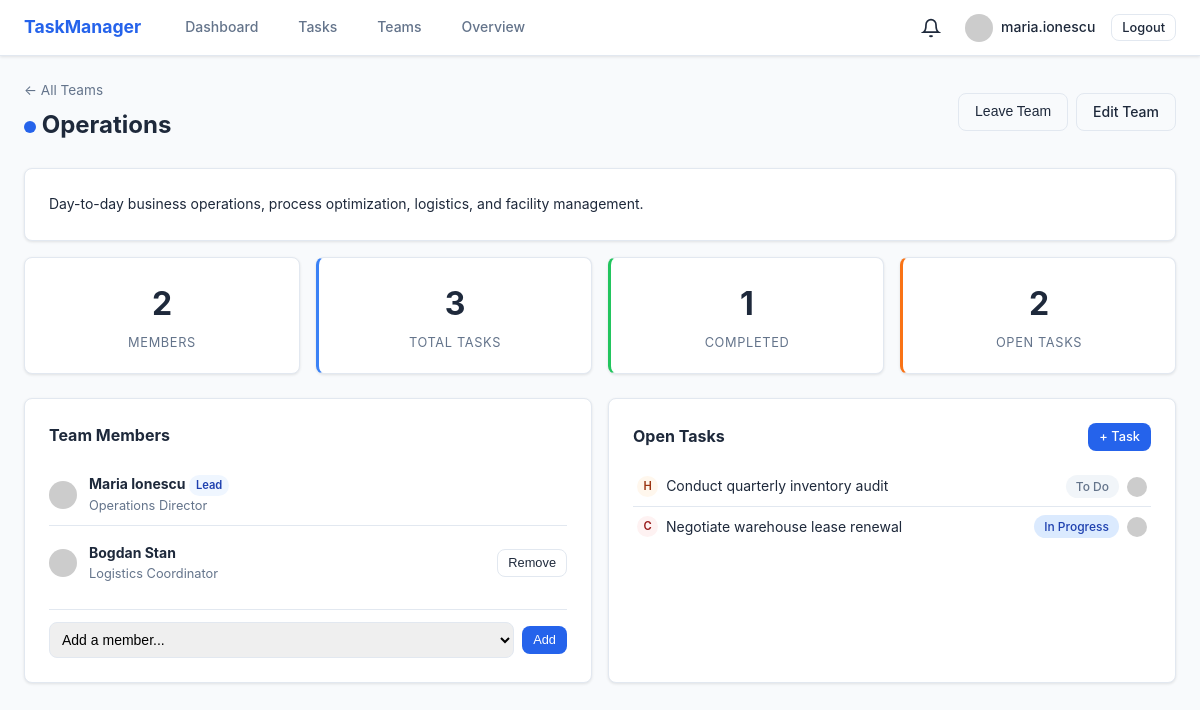
Page /teams/1 (signed in) on the committed database.
### models/user.py (models this page shows, shortened)
class User(UserMixin, db.Model):
    __tablename__ = 'users'
    id = db.Column(db.Integer, primary_key=True)
    username = db.Column(db.String(64), unique=True, nullable=False, index=True)
    email = db.Column(db.String(120), unique=True, nullable=False, index=True)
    password_hash = db.Column(db.String(128), nullable=False)
    full_name = db.Column(db.String(120), default='')
    job_title = db.Column(db.String(120), default='')
    department = db.Column(db.String(120), default='')
    bio = db.Column(db.Text, default='')
    role = db.Column(db.String(20), default='user')  # user, manager, admin
    is_active = db.Column(db.Boolean, default=True)
    notify_assignment = db.Column(db.Boolean, default=True)
    notify_comments = db.Column(db.Boolean, default=True)
    notify_deadlines = db.Column(db.Boolean, default=True)
    created_at = db.Column(db.DateTime, default=datetime.utcnow)
    last_seen = db.Column(db.DateTime, default=datetime.utcnow)
    tasks_created = db.relationship('Task', foreign_keys='Task.creator_id', backref='creator', lazy='dynamic')
    tasks_assigned = db.relationship('Task', foreign_keys='Task.assignee_id', backref='assignee', lazy='dynamic')
    comments = db.relationship('Comment', backref='author', lazy='dynamic')
    notifications = db.relationship('Notification', backref='user', lazy='dynamic')
    teams = db.relationship('Team', secondary=team_members, backref=db.backref('members', lazy='dynamic'))
    def gravatar(self, size=80):
        digest = hashlib.md5(self.email.lower().strip().encode()).hexdigest()
        return f'https://www.gravatar.com/avatar/{digest}?d=identicon&s={size}'
    @property
    def display_name(self):
        return self.full_name or self.username

### models/team.py (models this page shows, shortened)
class Team(db.Model):
    __tablename__ = 'teams'
    id = db.Column(db.Integer, primary_key=True)
    name = db.Column(db.String(100), unique=True, nullable=False)
    description = db.Column(db.Text, default='')
    color = db.Column(db.String(7), default='#2563eb')  # hex color for badge
    lead_id = db.Column(db.Integer, db.ForeignKey('users.id'), nullable=True)
    created_at = db.Column(db.DateTime, default=datetime.utcnow)
    lead = db.relationship('User', foreign_keys=[lead_id], backref='led_teams')
    tasks = db.relationship('Task', backref='team', lazy='dynamic')

### models/task.py (models this page shows, shortened)
class Task(db.Model):
    __tablename__ = 'tasks'
    id = db.Column(db.Integer, primary_key=True)
    title = db.Column(db.String(200), nullable=False)
    description = db.Column(db.Text, default='')
    priority = db.Column(db.String(20), default='medium')  # low, medium, high, critical
    status = db.Column(db.String(20), default='todo')  # todo, in_progress, review, done
    deadline = db.Column(db.DateTime, nullable=True)
    creator_id = db.Column(db.Integer, db.ForeignKey('users.id'), nullable=False)
    assignee_id = db.Column(db.Integer, db.ForeignKey('users.id'), nullable=True)
    team_id = db.Column(db.Integer, db.ForeignKey('teams.id'), nullable=True)
    created_at = db.Column(db.DateTime, default=datetime.utcnow)
    updated_at = db.Column(db.DateTime, default=datetime.utcnow, onupdate=datetime.utcnow)
    tags = db.relationship('Tag', secondary=task_tags, backref=db.backref('tasks', lazy='dynamic'))
    comments = db.relationship('Comment', backref='task', lazy='dynamic', cascade='all, delete-orphan')
    @property
    def priority_class(self):
        return {'low': 'success', 'medium': 'info', 'high': 'warning', 'critical': 'error'}.get(self.priority, 'info')
    @property
    def status_label(self):
        return {'todo': 'To Do', 'in_progress': 'In Progress', 'review': 'Review', 'done': 'Done'}.get(self.status, self.status)

### routes/teams.py (the view)
@teams_bp.route('/<int:team_id>')
@login_required
def detail(team_id):
    team = Team.query.get_or_404(team_id)
    members = team.members.all()
    tasks = team.tasks.filter(Task.status != 'done').order_by(Task.created_at.desc()).all()
    completed_tasks = team.tasks.filter_by(status='done').count()
    total_tasks = team.tasks.count()
    all_users = User.query.filter_by(is_active=True).order_by(User.username).all()
    return render_template('teams/detail.html', team=team, members=members,
                           tasks=tasks, completed_tasks=completed_tasks,
                           total_tasks=total_tasks, all_users=all_users)

### templates/teams/detail.html (shortened to what this page needs)
{% extends "layouts/base.html" %}
{% block extra_css %}<link rel="stylesheet" href="{{ url_for('static', filename='css/dashboard.css') }}">{% endblock %}
{% block content %}
<div class="page-header">
    <div>
        <a href="{{ url_for('teams.list_teams') }}" class="link-back">&larr; All Teams</a>
        <h1>
            <span class="team-color-dot" style="background: {{ team.color }}"></span>
            {{ team.name }}
        </h1>
    </div>
    <div class="page-actions">
        {% set is_member = current_user in members %}
        {% if not is_member %}
        <form method="POST" action="{{ url_for('teams.join', team_id=team.id) }}" class="inline-form">
            <input type="hidden" name="csrf_token" value="{{ csrf_token() }}">
            <button type="submit" class="btn btn-primary">Join Team</button>
        </form>
        {% else %}
        <form method="POST" action="{{ url_for('teams.leave', team_id=team.id) }}" class="inline-form">
            <button type="submit" class="btn btn-outline">Leave Team</button>
        </form>
        {% endif %}
        {% if current_user.role in ('manager', 'admin') or current_user.id == team.lead_id %}
        <a href="{{ url_for('teams.edit', team_id=team.id) }}" class="btn btn-outline">Edit Team</a>
        {% endif %}
    </div>
</div>
{% if team.description %}
<div class="card">
    <p>{{ team.description }}</p>
</div>
{% endif %}
<div class="stats-grid">
    <div class="stat-card">
        <div class="stat-value">{{ members|length }}</div>
        <div class="stat-label">Members</div>
    </div>
    <div class="stat-card stat-info">
        <div class="stat-value">{{ total_tasks }}</div>
        <div class="stat-label">Total Tasks</div>
    </div>
    <div class="stat-card stat-success">
        <div class="stat-value">{{ completed_tasks }}</div>
        <div class="stat-label">Completed</div>
    </div>
    <div class="stat-card stat-warning">
        <div class="stat-value">{{ tasks|length }}</div>
        <div class="stat-label">Open Tasks</div>
    </div>
</div>
<div class="dashboard-grid">
    <div class="card">
        <h3>Team Members</h3>
        <div class="member-list">
            {% for member in members %}
            <div class="member-item">
                <div class="member-info">
                    <img src="{{ member.gravatar(36) }}" class="avatar-sm">
                    <div>
                        <strong>{{ member.display_name }}</strong>
                        {% if member.id == team.lead_id %}<span class="badge badge-info badge-sm">Lead</span>{% endif %}
                        <div class="text-muted text-sm">{{ member.job_title or member.role|capitalize }}</div>
                    </div>
                </div>
                {% if (current_user.role in ('manager', 'admin') or current_user.id == team.lead_id) and member.id != current_user.id %}
                <form method="POST" action="{{ url_for('teams.remove_member', team_id=team.id, user_id=member.id) }}" class="inline-form">
                    <button type="submit" class="btn btn-sm btn-outline" onclick="return confirm('Remove {{ member.username }}?')">Remove</button>
                </form>
                {% endif %}
            </div>
            {% endfor %}
        </div>
        {% if current_user.role in ('manager', 'admin') or current_user.id == team.lead_id %}
        <form method="POST" action="{{ url_for('teams.add_member', team_id=team.id) }}" class="add-member-form">
            <select name="user_id" required>
                <option value="">Add a member...</option>
            </select>
            <button type="submit" class="btn btn-sm btn-primary">Add</button>
        </form>
        {% endif %}
    </div>
    <div class="card">
        <div class="card-header-row">
            <h3>Open Tasks</h3>
            <a href="{{ url_for('tasks.create') }}" class="btn btn-sm btn-primary">+ Task</a>
        </div>
        {% if tasks %}
        <div class="task-list-compact">
            {% for task in tasks %}
            <a href="{{ url_for('tasks.detail', task_id=task.id) }}" class="task-list-item">
                <span class="badge badge-{{ task.priority_class }} badge-sm">{{ task.priority[0]|upper }}</span>
                <span class="task-list-title">{{ task.title }}</span>
                <span class="status-badge status-{{ task.status }} badge-sm">{{ task.status_label }}</span>
                {% if task.assignee %}
                <img src="{{ task.assignee.gravatar(18) }}" class="avatar-xs" title="{{ task.assignee.username }}">
                {% endif %}
            </a>
            {% endfor %}
        </div>
        {% else %}
        <p class="text-muted">No open tasks for this team.</p>
        {% endif %}
    </div>
</div>
{% endblock %}

### templates/layouts/base.html (shortened to what this page needs)
<!DOCTYPE html>
<html lang="en">
<head>
    <link rel="stylesheet" href="{{ url_for('static', filename='css/main.css') }}">
    {% block extra_css %}{% endblock %}
</head>
<body>
    {% if current_user.is_authenticated %}
    <nav class="navbar">
        <div class="nav-container">
            <a href="{{ url_for('dashboard.index') }}" class="nav-brand">TaskManager</a>
            <div class="nav-links">
                <a href="{{ url_for('dashboard.index') }}">Dashboard</a>
                <a href="{{ url_for('tasks.list_tasks') }}">Tasks</a>
                <a href="{{ url_for('teams.list_teams') }}">Teams</a>
                {% if current_user.role in ('manager', 'admin') %}
                <a href="{{ url_for('dashboard.overview') }}">Overview</a>
                {% endif %}
            </div>
            <div class="nav-right">
                <div class="notification-bell" id="notificationBell">
                    <svg width="20" height="20" viewBox="0 0 24 24" fill="none" stroke="currentColor" stroke-width="2"><path d="M18 8A6 6 0 0 0 6 8c0 7-3 9-3 9h18s-3-2-3-9"/><path d="M13.73 21a2 2 0 0 1-3.46 0"/></svg>
                </div>
                <a href="{{ url_for('profile.view') }}" class="nav-avatar">
                    <img src="{{ current_user.gravatar(32) }}" alt="{{ current_user.username }}" class="avatar-sm">
                    {{ current_user.username }}
                </a>
                <a href="{{ url_for('auth.logout') }}" class="btn btn-sm btn-outline">Logout</a>
            </div>
        </div>
    </nav>
    {% endif %}
    <main class="container">
        {% block content %}{% endblock %}
    </main>
</body>
</html>

### static/css/dashboard.css (style rules this page uses)
.stats-grid { display: grid; grid-template-columns: repeat(auto-fit, minmax(160px, 1fr)); gap: 1rem; margin-bottom: 1.5rem; }
.stat-card { background: var(--surface); border: 1px solid var(--border); border-radius: var(--radius); padding: 1.25rem; text-align: center; box-shadow: var(--shadow); }
.stat-card.stat-info { border-left: 3px solid var(--info); }
.stat-card.stat-success { border-left: 3px solid var(--success); }
.stat-card.stat-warning { border-left: 3px solid var(--warning); }
.stat-value { font-size: 2rem; font-weight: 700; color: var(--text); }
.stat-label { font-size: .8rem; color: var(--text-muted); text-transform: uppercase; letter-spacing: .05em; margin-top: .25rem; }
.dashboard-grid { display: grid; grid-template-columns: repeat(auto-fit, minmax(350px, 1fr)); gap: 1rem; }

### rows in the picture
User: username "maria.ionescu", display_name "Maria Ionescu", shows "Lead", job_title "Operations Director"
Team: name "Operations", description "Day-to-day business operations, process optimization, logistics, and facility management."
User: display_name "Bogdan Stan", job_title "Logistics Coordinator"
Task: priority "H", title "Conduct quarterly inventory audit", status_label "To Do"
Task: priority "C", title "Negotiate warehouse lease renewal", status_label "In Progress"

### other values in the picture
{{ members|length }} "2"
{{ total_tasks }} "3"
{{ completed_tasks }} "1"
{{ tasks|length }} "2"
